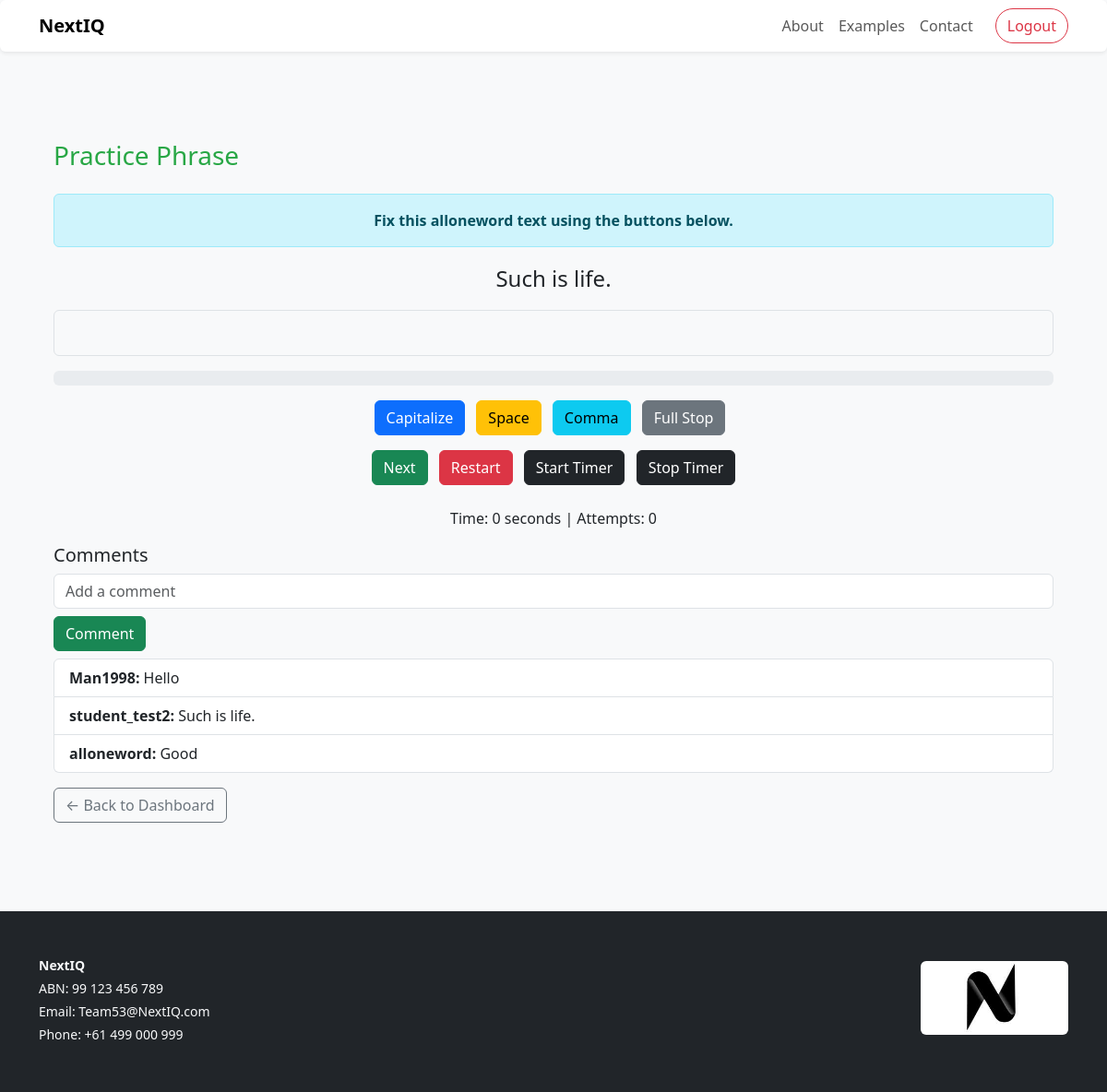
Page /practice/1/ (signed in) on the committed database.
### core/models.py (models this page shows, shortened)
class Phrase(models.Model):
    text = models.CharField(max_length=255)
    audio = models.FileField(upload_to="audio/", blank=True, null=True)
    created_by = models.ForeignKey(User, on_delete=models.CASCADE, related_name="phrases")
    acara_code = models.CharField(max_length=50, blank=True, default="")

class Comment(models.Model):
    user = models.ForeignKey(settings.AUTH_USER_MODEL, on_delete=models.CASCADE, related_name="comments")
    phrase = models.ForeignKey(Phrase, on_delete=models.CASCADE, related_name="comments")
    text = models.TextField()
    created_at = models.DateTimeField(auto_now_add=True)

class User(AbstractUser):
    ROLE_CHOICES = [
        ('admin', 'Admin'),
        ('teacher', 'Teacher'),
        ('student', 'Student'),
        ('parent', 'Parent'),
    ]
    role = models.CharField(max_length=20, choices=ROLE_CHOICES, default='student')
    parent = models.ForeignKey(
        'self',
        null=True,
        blank=True,
        on_delete=models.SET_NULL,
        related_name='children'
    )
    groups = models.ManyToManyField(
        Group,
        related_name='core_user_set',
        blank=True,
        help_text='The groups this user belongs to.',
        verbose_name='groups',
    )
    user_permissions = models.ManyToManyField(
        Permission,
        related_name='core_user_permissions_set',
        blank=True,
        help_text='Specific permissions for this user.',
        verbose_name='user permissions',
    )

class SiteSetting(models.Model):
    org_name = models.CharField(max_length=200, blank=True, default="Alloneword")
    abn = models.CharField(max_length=50, blank=True, default="")
    contact_email = models.EmailField(blank=True, default="")
    phone = models.CharField(max_length=50, blank=True, default="")
    footer_note = models.TextField(blank=True, default="")
    banner_image = models.ImageField(upload_to="banners/", null=True, blank=True)
    banner_text = models.TextField(blank=True, default="")
    class Meta:
        verbose_name = "Site Setting"
        verbose_name_plural = "Site Settings"
    @classmethod
    def get(cls):
        obj = cls.objects.first()
        if not obj:
            obj = cls.objects.create()
        return obj

### core/views.py (the view, shortened to what this page needs)
# urls.py: path('practice/<int:phrase_id>/', views.practice, name='practice'),
@login_required
def practice(request, phrase_id):
    phrase = get_object_or_404(Phrase, id=phrase_id)
    likes_count = Like.objects.filter(phrase=phrase).count()
    comments = Comment.objects.filter(phrase=phrase).order_by('-created_at')
    user_liked = Like.objects.filter(user=request.user, phrase=phrase).exists()
    user_attempts = Attempt.objects.filter(user=request.user, phrase=phrase).count()
    return render(request, "core/practice.html", {
        "phrase": phrase,
        "likes_count": likes_count,
        "comments": comments,
        "user_liked": user_liked,
        "user_attempts": user_attempts,
        "now": timezone.now(),
    })

### core/context_processors.py (called while the page is built)
def site_settings(request):
    return {
        "SITE": SiteSetting.get()
    }

### core/templates/core/practice.html (shortened to what this page needs)
{% extends 'core/base.html' %}
{% block content %}
<div class="container mt-5">
  <h3 class="mb-4">Practice Phrase</h3>
  <div class="alert alert-info text-center">
    <strong>Fix this alloneword text using the buttons below.</strong>
  </div>
  <div class="mb-3 text-center">
    <p id="targetPhrase" class="fs-4">{{ phrase.text }}</p>
  </div>
  <div class="mb-3">
    <div id="output" class="border rounded p-2 bg-light"
         style="min-height:50px; font-size:1.5rem; text-align:center;"></div>
  </div>
  <div class="progress mb-3">
  </div>
  <div class="mb-3 text-center">
    <div class="mb-2">
      <button class="btn btn-primary me-2 mb-2" onclick="addChar('capitalize')">Capitalize</button>
      <button class="btn btn-warning me-2 mb-2" onclick="addChar('space')">Space</button>
      <button class="btn btn-info me-2 mb-2" onclick="addChar('comma')">Comma</button>
      <button class="btn btn-secondary me-2 mb-2" onclick="addChar('fullstop')">Full Stop</button>
    </div>
    <div>
      <button class="btn btn-success me-2 mb-2" onclick="addChar('next')">Next</button>
      <button class="btn btn-danger me-2 mb-2" onclick="restart()">Restart</button>
      <button class="btn btn-dark me-2 mb-2" onclick="startTimer()">Start Timer</button>
      <button class="btn btn-dark mb-2" onclick="stopTimer()">Stop Timer</button>
    </div>
  </div>
  <div class="mb-3 text-center">
    Time: <span id="timer">0</span> seconds | Attempts: <span id="attemptCount">{{ user_attempts }}</span>
  </div>
  <div class="mb-3">
    <h5>Comments</h5>
    <form method="post">
      <input type="text" name="comment_text" class="form-control" placeholder="Add a comment" required>
      <button type="submit" class="btn btn-success mt-2">Comment</button>
    </form>
    <ul class="list-group mt-2">
      {% for comment in comments %}
        <li class="list-group-item">
          <strong>{{ comment.user.username }}:</strong> {{ comment.text }}
        </li>
      {% empty %}
        <li class="list-group-item">No comments yet.</li>
      {% endfor %}
    </ul>
  </div>
  <div class="mt-3">
    <a href="{% url 'home' %}" class="btn btn-outline-secondary">
      ← Back to Dashboard
    </a>
  </div>
</div>
{% endblock %}

### core/templates/core/base.html (shortened to what this page needs)
{% load static %}
<!doctype html>
<html lang="en">
<head>
  <link href="https://cdn.jsdelivr.net/npm/bootstrap@5.3.1/dist/css/bootstrap.min.css" rel="stylesheet">
  <link href="{% static 'core/css/custom.css' %}" rel="stylesheet">
</head>
<body class="bg-light d-flex flex-column min-vh-100">
<nav class="navbar navbar-expand-lg navbar-light bg-white shadow-sm rounded">
  <div class="container">
    <a class="navbar-brand fw-bold" href="{% url 'home' %}">NextIQ</a>
    <div class="collapse navbar-collapse" id="navbarNav">
      <ul class="navbar-nav ms-auto align-items-center">
        <li class="nav-item">
          <a class="nav-link" href="{% url 'about_page' %}">About</a>
        </li>
        <li class="nav-item">
          <a class="nav-link" href="{% url 'examples_list' %}">Examples</a>
        </li>
        <li class="nav-item">
          <a class="nav-link" href="{% url 'contact_page' %}">Contact</a>
        </li>
        {% if user.is_authenticated %}
          <li class="nav-item ms-3">
            <form action="{% url 'logout' %}" method="post" class="d-inline">
              <button type="submit" class="btn btn-outline-danger rounded-pill">Logout</button>
            </form>
          </li>
        {% endif %}
      </ul>
    </div>
  </div>
</nav>
<main class="py-5 px-3 container flex-grow-1">
  {% block content %}{% endblock %}
</main>
<footer class="bg-dark text-light py-5 mt-5">
  <div class="container d-flex flex-column flex-md-row justify-content-between align-items-center">
    <div class="text-center text-md-start mb-3 mb-md-0 small">
      {% if SITE %}
        <p class="mb-1"><strong>{{ SITE.org_name|default:"Organization Name" }}</strong></p>
        {% if SITE.abn %}<p class="mb-1">ABN: {{ SITE.abn }}</p>{% endif %}
        {% if SITE.contact_email %}
          <p class="mb-1">Email:
            <a href="mailto:{{ SITE.contact_email }}" class="text-light text-decoration-none">{{ SITE.contact_email }}</a>
          </p>
        {% endif %}
        {% if SITE.phone %}
          <p class="mb-1">Phone:
            <a href="tel:{{ SITE.phone }}" class="text-light text-decoration-none">{{ SITE.phone }}</a>
          </p>
        {% endif %}
      {% else %}
        <p class="text-muted mb-0">Footer details not configured.</p>
      {% endif %}
    </div>
    <div class="text-center text-md-end">
      {% if SITE.banner_image %}
        <img src="{{ SITE.banner_image.url }}" class="rounded mb-2" style="max-height: 80px;" alt="Site Banner">
      {% endif %}
    </div>
  </div>
</footer>
</body>
</html>

### static/core/css/custom.css (style rules this page uses)
body { background-color: #f8f9fa; }
h3 { color: #28a745; }

### rows in the picture
Phrase: text "Such is life."
Comment: user.username "Man1998", text "Hello"
Comment: user.username "student_test2", text "Such is life."
Comment: user.username "alloneword", text "Good"
SiteSetting: org_name "NextIQ", abn "99 123 456 789", contact_email "Team53@NextIQ.com", phone "+61 499 000 999", banner_image (picture)

### other values in the picture
{{ user_attempts }} "0"
